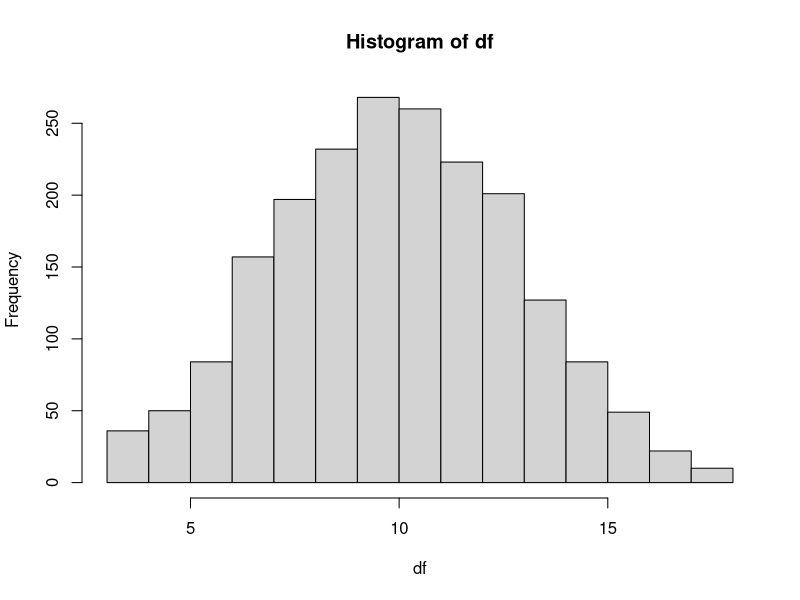

Recreate this plot in R.
## ---- chunk 1
knitr::opts_chunk$set(echo = TRUE)
## ---- chunk 2
three.dice <- function(){
  dice <- sample(1:6, size = 3, replace = TRUE)
  return(sum(dice))
}

df <- replicate(2000, three.dice())

hist(df)

